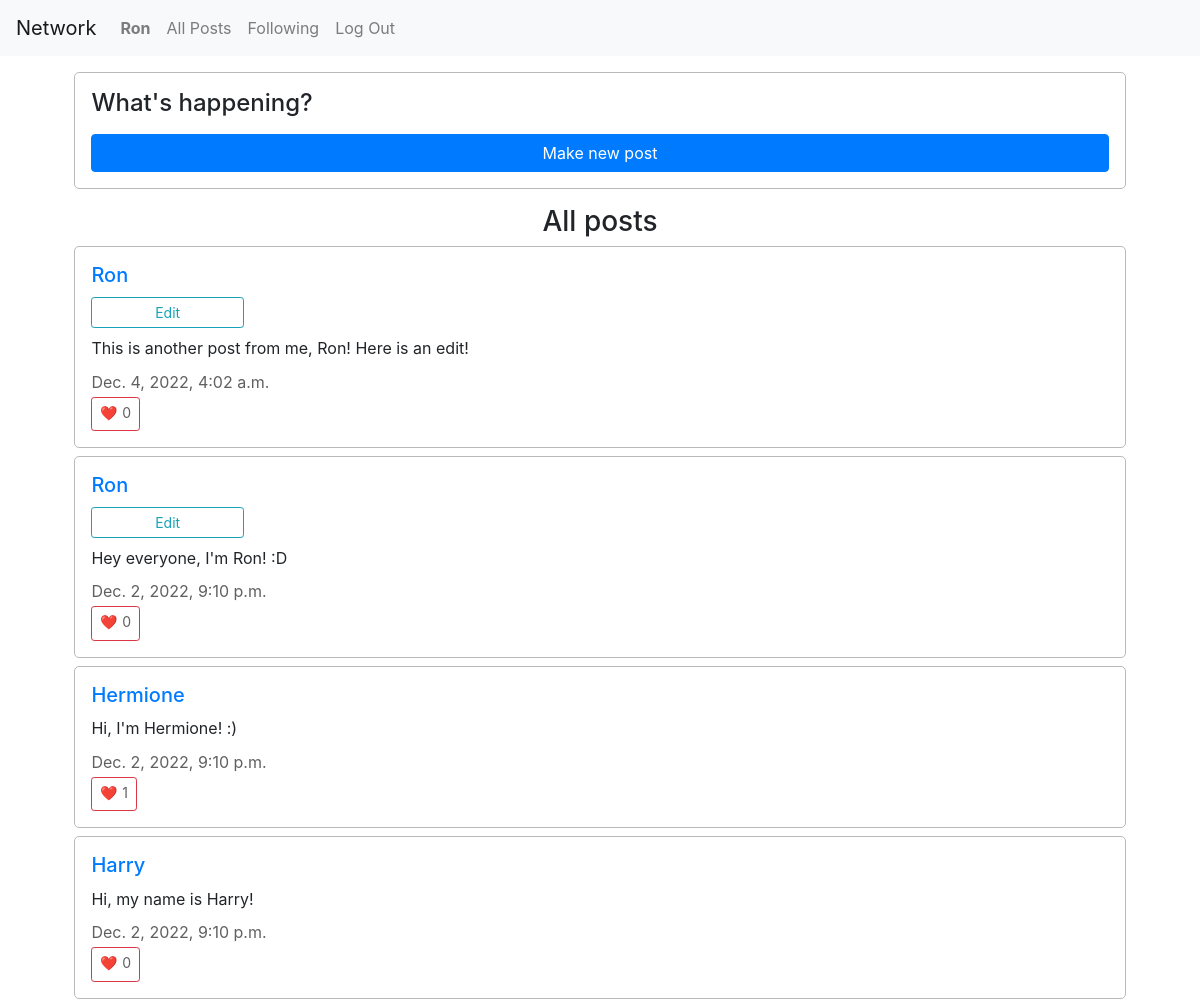
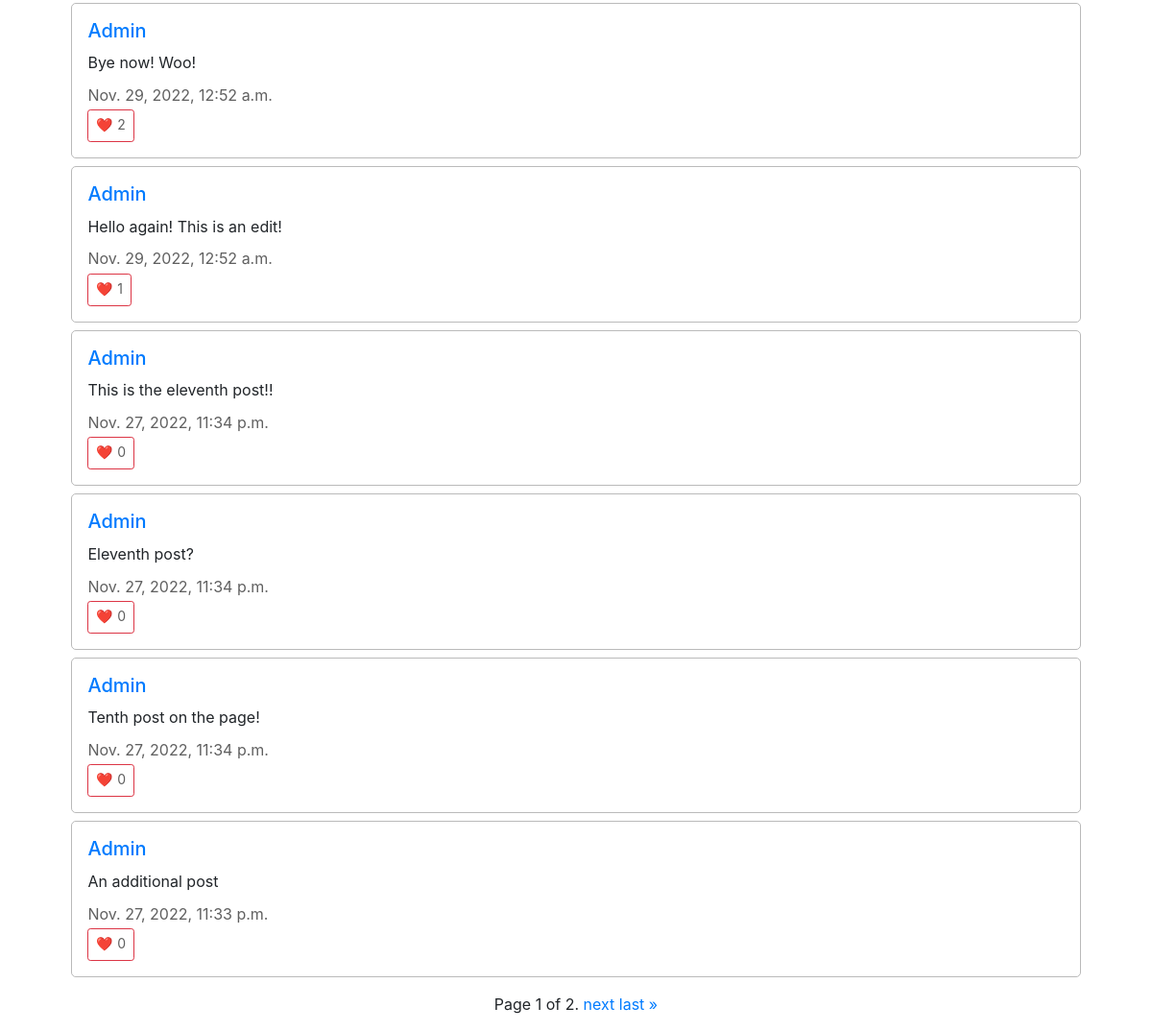
Screenshot of / (signed in) with the database file from the repository (2 pictures, top to bottom).
### network/models.py (models this page shows, shortened)
class User(AbstractUser):
    pass

class Post(models.Model):
    user = models.ForeignKey("User", on_delete=models.CASCADE, related_name ="posts")
    content = models.TextField(max_length=255)
    timestamp = models.DateTimeField(auto_now_add=True)
    likes = models.ManyToManyField("User", blank=True, related_name="liked")

### network/views.py (the view)
# urls.py: path("", views.index, name="index"),
def index(request):
    posts = Post.objects.all().order_by('timestamp').reverse()
    paginator = Paginator(posts, 10)
    page_num = request.GET.get('page')
    page_obj = paginator.get_page(page_num)
    try:
        user = User.objects.get(username=request.user)
    except User.DoesNotExist:
        return render(request, "network/index.html", {
            "page_obj": page_obj,
        })
    return render(request, "network/index.html", {
        "page_obj": page_obj,
        "user": user,
    })

### network/templates/network/index.html (shortened to what this page needs)
{% extends "network/layout.html" %}
{% load static %}
{% block body %}
    {% if user.is_authenticated %}
        <div class="compose-section">
            <form action={% url 'compose' %} method = "GET">
                <h4>What's happening?</h4>
                <input type="submit" value="Make new post" class="btn btn-primary btn-block"></input>
            </form>
        </div>
    {% endif %}
    <div class="all-posts">
        <h3>All posts</h3>
        {% for post in page_obj %}
            <div class="section" id="{{ post.id }}">
                <h5><a href="{% url 'user' post.user %}">{{ post.user }}</a></h5>
                {% if user.username == post.user.username %}
                    <div>
                        <button class="edit-btn {{ post.id }} btn btn-outline-info btn-sm">Edit</button>
                    </div>
                {% endif %}
                <p class="post-content" id="post-content-{{ post.id }}">{{ post.content }}</p>
                <p class="grey">{{ post.timestamp }}</p>
                <button class="grey {{ post.id }} like-btn btn btn-outline-danger btn-sm" id="like-btn-{{ post.id }}">&#10084;&#65039; <p id="like-{{ post.id }}" class="grey">{{ post.likes.all.count }}</p></button>
            </div>
        {% endfor %}
    </div>
    <div class="pagination">
        <span class="step-links">
            <span class="current">
                Page {{ page_obj.number }} of {{ page_obj.paginator.num_pages }}.
            </span>
            {% if page_obj.has_next %}
                <a href="?page={{ page_obj.next_page_number }}">next</a>
                <a href="?page={{ page_obj.paginator.num_pages }}">last &raquo;</a>
            {% endif %}
        </span>
    </div>
{% endblock %}

### network/templates/network/layout.html (shortened to what this page needs)
{% load static %}
<!DOCTYPE html>
<html lang="en">
    <head>
        <link rel="stylesheet" href="https://stackpath.bootstrapcdn.com/bootstrap/4.4.1/css/bootstrap.min.css">
        <link href="{% static 'network/styles.css' %}" rel="stylesheet">
    </head>
    <body>
        <nav class="navbar navbar-expand-lg navbar-light bg-light">
            <a class="navbar-brand" href="#">Network</a>
            <div class="collapse navbar-collapse" id="navbarNav">
                <ul class="navbar-nav mr-auto">
                {% if user.is_authenticated %}
                    <li class="nav-item">
                        <a class="nav-link" href="{% url 'user' user.username %}"><strong id="current-user">{{ user.username }}</strong></a>
                    </li>
                {% endif %}
                <li class="nav-item">
                    <a class="nav-link" href="{% url 'index' %}">All Posts</a>
                </li>
                {% if user.is_authenticated %}
                    <li class="nav-item">
                        <a class="nav-link" href="{% url 'following' %}">Following</a>
                    </li>
                    <li class="nav-item">
                        <a class="nav-link" href="{% url 'logout' %}">Log Out</a>
                    </li>
                {% endif %}
                </ul>
            </div>
        </nav>
        <div class="body">
            {% block body %}
            {% endblock %}
        </div>
    </body>
</html>

### network/static/network/styles.css (style rules this page uses)
.body { display: flex; flex-direction: column; justify-content: center; align-items: center; gap: 1rem; margin: 1rem; }
.compose-section { width: 90%; border: 0.2px rgb(186, 186, 186) solid; border-radius: 5px; padding: 1rem; }
.all-posts { width: 100%; display: flex; flex-direction: column; justify-content: center; align-items: center; gap: 0.5rem; }
.section { width: 90%; border: 0.2px rgb(186, 186, 186) solid; border-radius: 5px; padding: 1rem; }
h3 { margin-bottom: 0rem; }
h4 { margin-bottom: 1rem; }
h5 { margin-bottom: 0.6rem; }
p { margin-bottom: 0.2rem; }
.post-content { margin-bottom: 0.6rem; }
.grey { color: rgb(96, 96, 96); }
.edit-btn { width: 15%; margin-bottom: 0.5rem; }
.like-btn { display: flex; gap: 0.3rem; }

### rows the page displays
User: username "Ron"
Post: user "Ron", content "This is another post from me, Ron! Here is an edit!", timestamp "Dec. 4, 2022, 4:02 a.m.", likes.all.count "0"
Post: user "Ron", content "Hey everyone, I'm Ron! :D", timestamp "Dec. 2, 2022, 9:10 p.m.", likes.all.count "0"
Post: user "Hermione", content "Hi, I'm Hermione! :)", timestamp "Dec. 2, 2022, 9:10 p.m.", likes.all.count "1"
Post: user "Harry", content "Hi, my name is Harry!", timestamp "Dec. 2, 2022, 9:10 p.m.", likes.all.count "0"
Post: user "Admin", content "Bye now! Woo!", timestamp "Nov. 29, 2022, 12:52 a.m.", likes.all.count "2"
Post: user "Admin", content "Hello again! This is an edit!", timestamp "Nov. 29, 2022, 12:52 a.m.", likes.all.count "1"
Post: user "Admin", content "This is the eleventh post!!", timestamp "Nov. 27, 2022, 11:34 p.m.", likes.all.count "0"
Post: user "Admin", content "Eleventh post?", timestamp "Nov. 27, 2022, 11:34 p.m.", likes.all.count "0"
Post: user "Admin", content "Tenth post on the page!", timestamp "Nov. 27, 2022, 11:34 p.m.", likes.all.count "0"
Post: user "Admin", content "An additional post", timestamp "Nov. 27, 2022, 11:33 p.m.", likes.all.count "0"

### other values shown
{{ page_obj.number }} "1"
{{ page_obj.paginator.num_pages }} "2"
